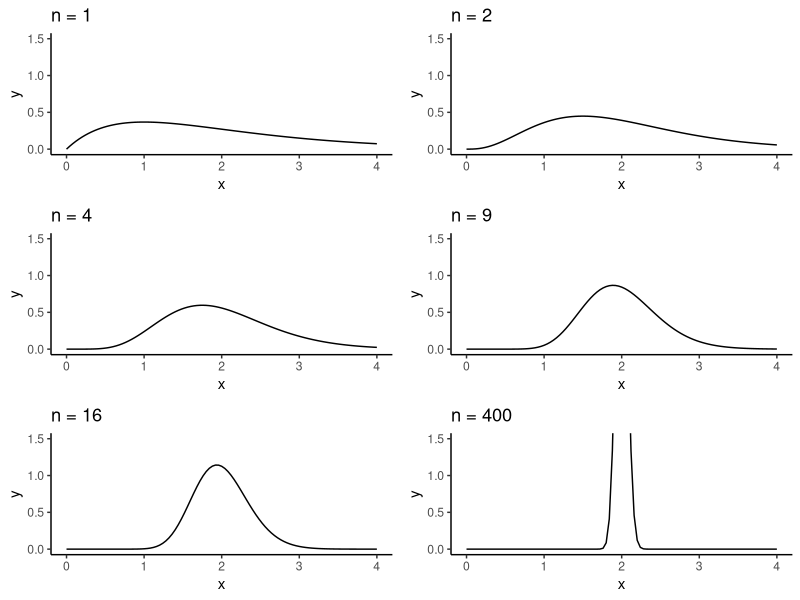
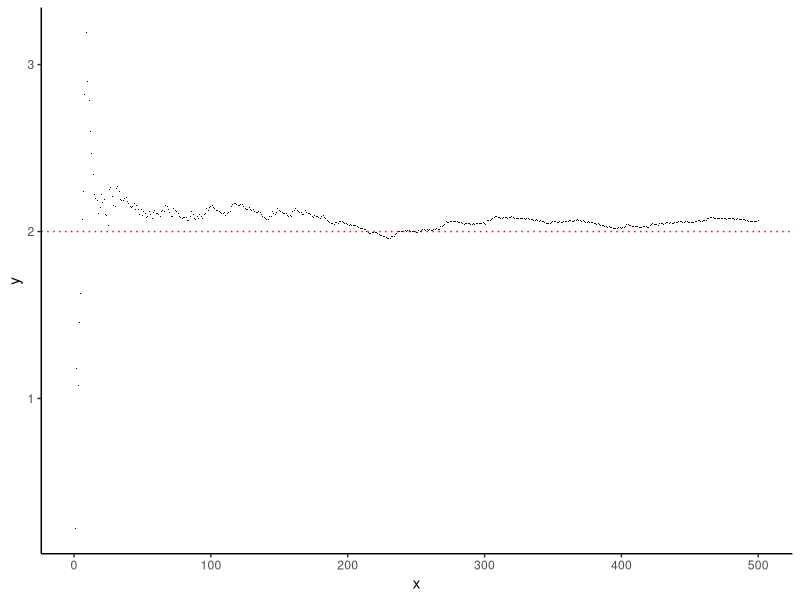
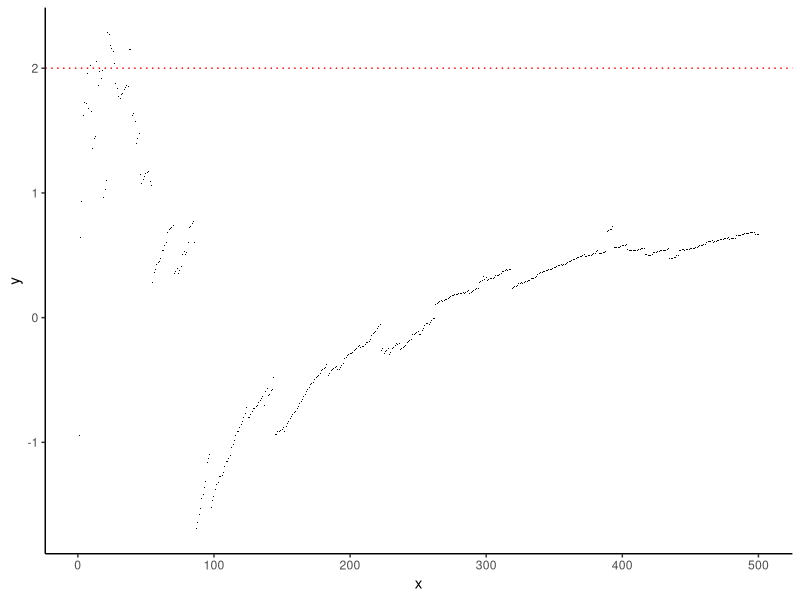
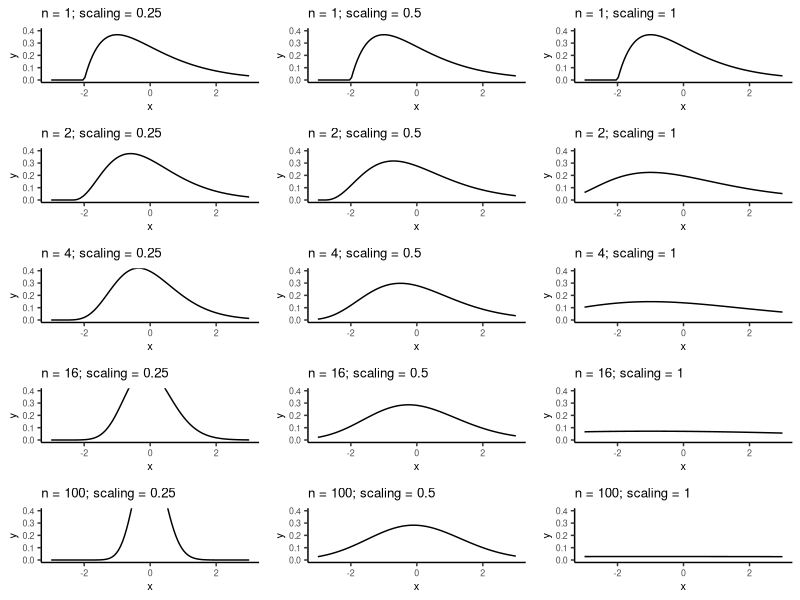

These charts were generated, in order, by the following R code:
## ---- chunk 1
library(tidyverse)
## ---- chunk 2
# Simulate from a gamma
# Type ?rgamma to get information on the parametrization
# There are three named parameters: shape, scale, and rate. Rate = 1/scale.
# The distribution has mean shape * scale, or shape / rate.
# The parametrization in the book is the "rate" parametrization.
# Always read the docs to understand what the parameters are.
# 
# Simulate with shape = 2 and rate = 1, so mean = 2 and variance = ? (exercise)
rgamma(1,shape = 2,rate = 1)
# The first "1" in the call gives the number of values to simulate:
rgamma(10,shape = 2,rate = 1)
## ---- chunk 3
# Define a function to compute the density
# Fix the scale and shape arguments at defaults of what's used in the book
# You can play around with these.
gamma_samplemean_density <- function(x,n,shape = 2,rate = 1) {
  # x: point to evaluate the density at
  # n: sample size
  
  # Just use the dgamma function
  dgamma(x,shape = n * shape,rate = n*rate)
}

# Plot it for various n
# Define a function to make the plot
plot_for_n <- function(n) {
  # Create a function with the n argument fixed
  densfun <- purrr::partial(gamma_samplemean_density,n = n)
  # Plot using ggplot
  tibble(x = c(0,4)) %>%
    ggplot(aes(x = x)) +
    theme_classic() +
    stat_function(fun = densfun) +
    coord_cartesian(xlim = c(0,4),ylim = c(0,1.5)) +
    labs(title = stringr::str_c("n = ",n))
}
# Create the plots
purrr::map(c(1,2,4,9,16,400),plot_for_n) %>%
  cowplot::plot_grid(plotlist = .,nrow = 3)
## ---- chunk 4
set.seed(54768798) # So I can reproduce these results
# Simulate one experiment of size 500
n <- 500
alpha <- 2
beta <- 1
gamma_experiment <- rgamma(n = n,shape = alpha,rate = beta)

# Compute the running average- a vector where the nth component is the average
# of the first n terms in gamma_experiment
runningaverage <- cumsum(gamma_experiment) / 1:length(gamma_experiment)

# Plot, remembering that the true mean is 2 / 1 = 2
tibble(x = 1:length(runningaverage),
       y = runningaverage) %>%
  ggplot(aes(x = x,y = y)) +
  theme_classic() +
  geom_point(pch = ".") +
  geom_hline(yintercept = alpha / beta,colour = "red",size = .5,linetype = "dotted")

## ---- chunk 5
set.seed(4235) # So I can reproduce these results
# Simulate one experiment of size 500
n <- 500
mu <- 2
sigma <- 1
cauchy_experiment <- rcauchy(n = n,location = mu,scale = sigma)

# Compute the running average- a vector where the nth component is the average
# of the first n terms in gamma_experiment
runningaverage <- cumsum(cauchy_experiment) / 1:length(cauchy_experiment)

# Plot, remembering that the true mean is 2 / 1 = 2
tibble(x = 1:length(runningaverage),
       y = runningaverage) %>%
  ggplot(aes(x = x,y = y)) +
  theme_classic() +
  geom_point(pch = ".") +
  geom_hline(yintercept = alpha / beta,colour = "red",size = .5,linetype = "dotted")


## ---- chunk 6
# Function to flip the coin n times, and return a sequence of 1 if heads and 0 if tails
# for each flip.
# Use the rbinom function to simulate from a bernoulli/binomial distribution.
flip_the_coin <- function(n,p) {
  # n: number of times to flip the coin.
  # p: probability of heads
  # Returns a vector of length n containing the results of each flip.
  rbinom(n,1,p)
}

# Function to flip the coin n times and compute the
# sample proportion of heads
sample_proportion_of_heads <- function(n,p) {
  # Returns a number representing the sample proportion of heads
  # in n flips
  mean(flip_the_coin(n,p))
}

# Try it out:
sample_proportion_of_heads(10,.5)
## ---- chunk 7
scalingdensity <- function(y,n,p) {
  dgamma(
    x = y*n^(-p) + 2,
    shape = 2 * n,
    rate = n
  ) * n^(-p)
}

plotscalingdensity <- function(n,p) {
  dens <- purrr::partial(scalingdensity,n = n,p = p)
  tibble(x = c(-3,3)) %>%
    ggplot(aes(x = x)) +
    theme_classic() +
    stat_function(fun = dens) +
    coord_cartesian(xlim = c(-3,3),ylim = c(0,.4)) +
    labs(title = stringr::str_c("n = ",n,"; scaling = ",p)) +
    theme(text = element_text(size = 8))
}

# Plot them all! This code is somewhat advanced; you should run it
# line by line and figure out what each step does. It's a pretty concise
# way of doing a lot of operations. This type of "list comprehension" is fundamental
# to learning to program with data.
pltlist <- expand.grid(n = c(1,2,4,16,100),
            p = c(1/4,1/2,1)) %>%
  dplyr::arrange(n,p) %>%
  as.list() %>%
  purrr::transpose() %>%
  purrr::map(~plotscalingdensity(n = .x[["n"]],p = .x[["p"]])) 

cowplot::plot_grid(plotlist = pltlist,
                   nrow = 5,ncol = 3)

## ---- chunk 8
# "Did we have bad luck?".
# The actual probability is (why?):
n <- 500
1 - pgamma(2.06,shape = 2*n,rate = 1*n)
# The CLT probability is:
1 - pnorm(.95)
# Why are we doing 1 - pnorm()? pnorm() gives P(X < x) for X ~ N(0,1)
# To get P(X > x), you can do
pnorm(.95,lower.tail = FALSE)
# but it's easier to just do P(X > x) = 1 - P(X < x)
# We can also simulate this probability by generating a bunch of gamma random
# samples and seeing how often their averages are > 2.06:
N <- 10000
exceeded <- numeric(N)
for (i in 1:N) {
  samp <- rgamma(n,shape = 2,rate = 1)
  mn <- mean(samp)
  exceeded[i] <- as.numeric(mn > 2.06)
}
mean(exceeded)
# Pretty good. Can you experiment with the number of simulations? How
# many experiments do you need to simulate in order to get an accurate value?
